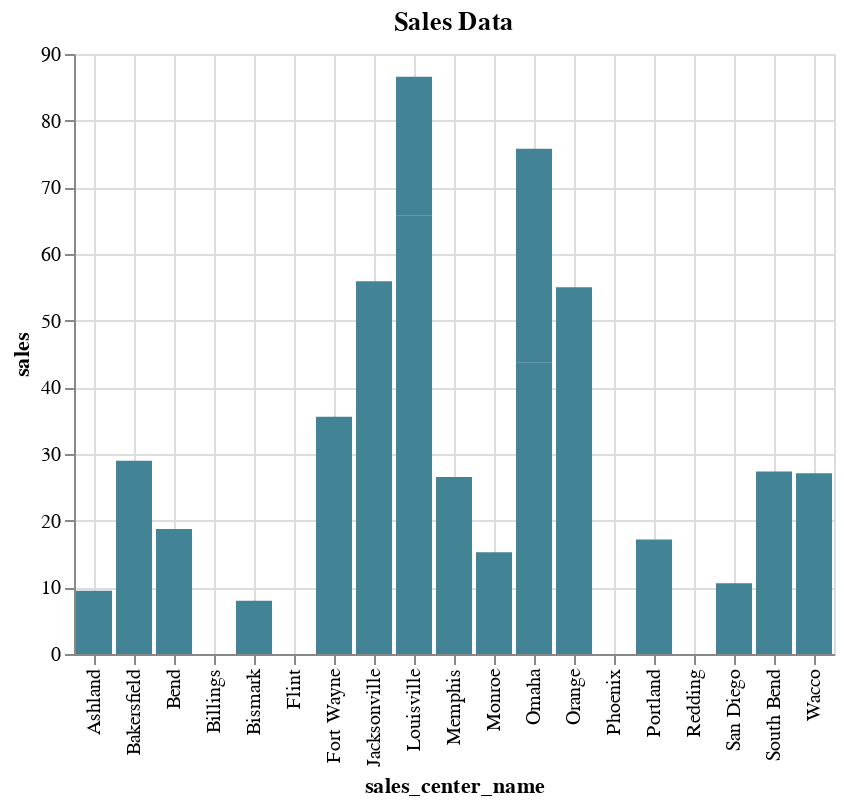

Source (notebook cell):
### Markdown cell above
#### A CSS RGB hex color specification can also be used

### Code cell
%chart sales_center_name, sales, title=Sales Data, color=#428495

### Figure 1 — Vega-Lite specification as saved in the notebook (floating-point values rounded to 4 significant figures)
{"$schema": "https://vega.github.io/schema/vega-lite/v3.json", "data": {"format": {"type": "csv"}, "values": "\"SALES\",\"Sales_Center_ID\",\"Sales_Center_Name\"\n\".00\",\"1111\",\"Phoenix\"\n\".00\",\"1111\",\"Phoenix\"\n\".00\",\"2222\",\"Bend\"\n\"18.75\",\"2222\",\"Bend\"\n\"43.78\",\"3333\",\"Omaha\"\n\"32.00\",\"3333\",\"Omaha\"\n\"65.73\",\"4444\",\"Louisville\"\n\"20.85\",\"4444\",\"Louisville\"\n\".00\",\"5555\",\"Bismark\"\n\"7.97\",\"5555\",\"Bismark\"\n\"7.79\",\"6666\",\"Memphis\"\n\"18.75\",\"6666\",\"Memphis\"\n\"15.25\",\"7777\",\"Monroe\"\n\".00\",\"7777\",\"Monroe\"\n\".00\",\"8888\",\"San Diego\"\n\"10.60\",\"8888\",\"San Diego\"\n\".00\",\"9999\",\"Redding\"\n\".00\",\"9999\",\"Redding\"\n\"19.36\",\"1112\",\"South Bend\"\n\"8.00\",\"1112\",\"South Bend\"\n\"16.50\",\"1113\",\"Jacksonville\"\n\"39.42\",\"1113\",\"Jacksonville\"\n\"35.58\",\"1114\",\"Fort Wayne\"\n\".00\",\"1115\",\"Billings\"\n\"17.18\",\"1116\",\"Portland\"\n\"9.50\",\"1117\",\"Ashland\"\n\"27.10\",\"1118\",\"Wacco\"\n\".00\",\"1119\",\"Flint\"\n\"29.00\",\"2111\",\"Bakersfield\"\n\"55.00\",\"3111\",\"Orange\"\n"}, "encoding": {"x": {"axis": {"grid": true, "title": "sales_center_name"}, "field": "Sales_Center_Name", "type": "nominal"}, "y": {"axis": {"grid": true, "title": "sales"}, "field": "SALES", "type": "quantitative"}}, "mark": {"color": "#428495", "type": "bar"}, "title": "Sales Data"}
